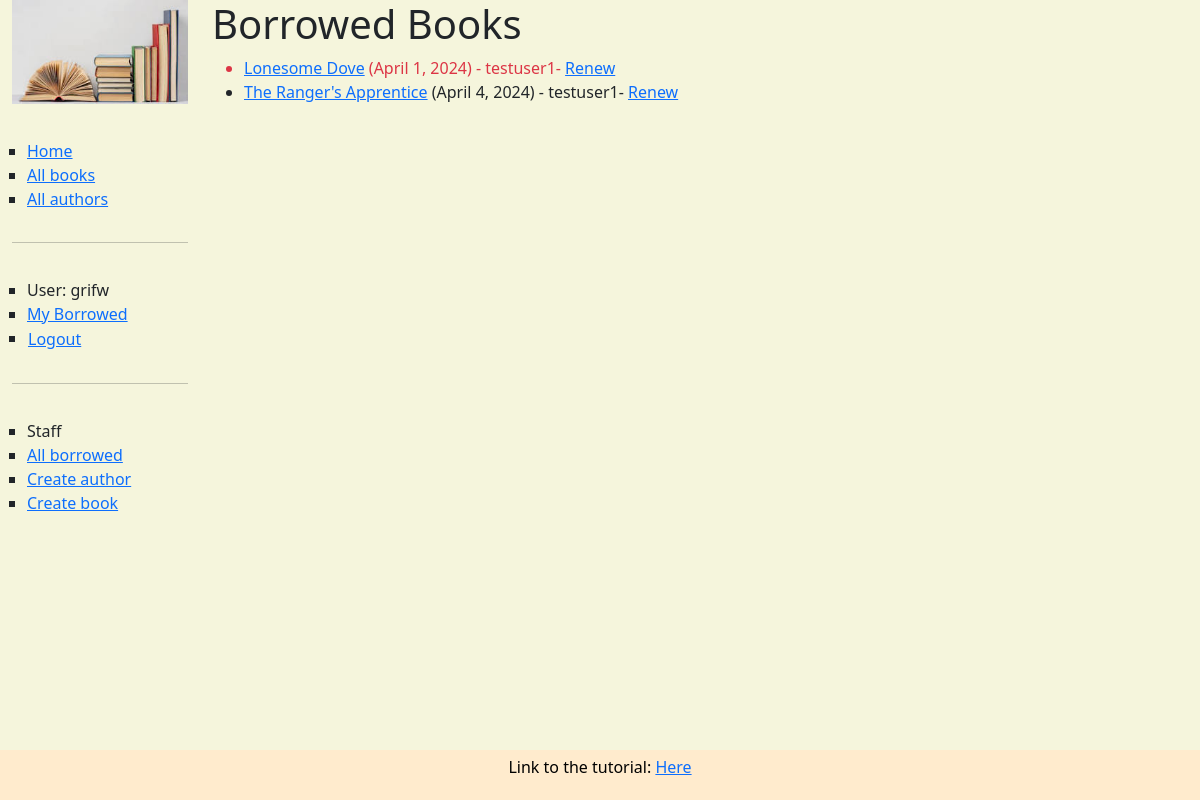
Page /catalog/borrowedbooks/ (signed in) on the earlier database version.
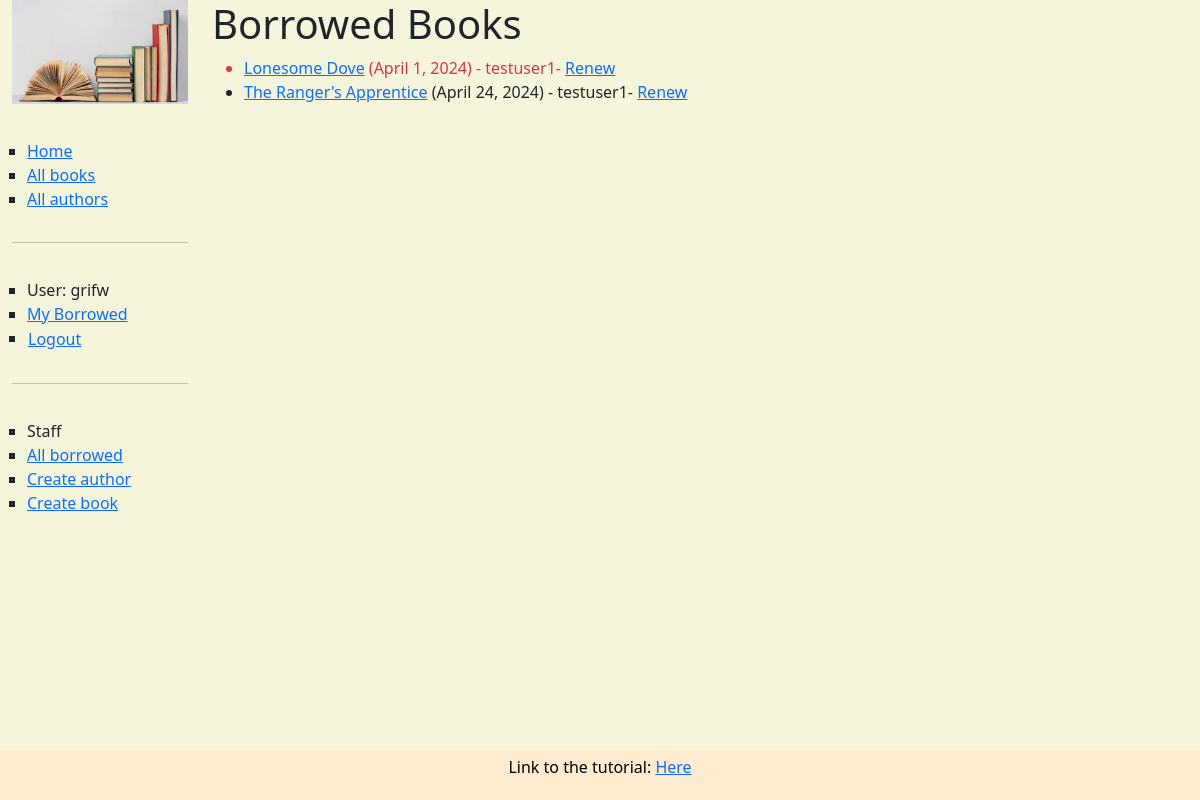
Same page on the later database version.
### catalog/models.py (models this page shows, shortened)
class BookInstance(models.Model):
    id = models.UUIDField(primary_key=True, default=uuid.uuid4,
                          help_text="Unique ID for this particular book across whole library")
    book = models.ForeignKey('Book', on_delete=models.RESTRICT, null=True)
    imprint = models.CharField(max_length=200)
    due_back = models.DateField(null=True, blank=True)
    borrower = models.ForeignKey(settings.AUTH_USER_MODEL, on_delete=models.SET_NULL, null=True, blank=True)
    LOAN_STATUS = (
        ('m', 'Maintenance'),
        ('o', 'On loan'),
        ('a', 'Available'),
        ('r', 'Reserved'),
    )
    status = models.CharField(
        max_length=1,
        choices=LOAN_STATUS,
        blank=True,
        default='m',
        help_text='Book availability',
    )
    class Meta:
        ordering = ['due_back']
        permissions = (("can_mark_returned", "Set book as returned"),)
    @property
    def is_overdue(self):
        return bool(self.due_back and date.today() > self.due_back)

class Book(models.Model):
    title = models.CharField(max_length=200)
    author = models.ForeignKey('Author', on_delete=models.RESTRICT, null=True)
    summary = models.TextField(
        max_length=1000, help_text="Enter a brief description of the book")
    isbn = models.CharField('ISBN', max_length=13,
                            unique=True,
                            help_text='13 Character <a href="https://www.isbn-international.org/content/what-isbn'
                                      '">ISBN number</a>')
    genre = models.ManyToManyField(
        Genre, help_text="Select a genre for this book")
    language = models.ForeignKey('Language', on_delete=models.SET_NULL, null = True)
    def display_genre(self):
        return ', '.join(genre.name for genre in self.genre.all()[:3])
    display_genre.short_description = 'Genre'

### catalog/views.py (the view)
# urls.py: path('borrowedbooks/', views.AllLoanedBooks.as_view(), name='all-borrowed'),
class AllLoanedBooks(PermissionRequiredMixin, generic.ListView):
    model = BookInstance
    permission_required = 'catalog.can_mark_returned'
    template_name = 'catalog/bookinstance_list_allborrowed.html'
    paginate_by = 10
    def get_queryset(self):
        return BookInstance.objects.filter(status__exact='o')

### catalog/templates/catalog/bookinstance_list_allborrowed.html
{% extends "base_generic.html" %}
{% block content %}
    <h1>Borrowed Books</h1>
    {% if bookinstance_list %}
    <ul>
      {% for bookinst in bookinstance_list %}
      <li class="{% if bookinst.is_overdue %}text-danger{% endif %}">
        <a href="{% url 'book-detail' bookinst.book.pk %}">{{ bookinst.book.title }}</a> ({{ bookinst.due_back }}) {% if user.is_staff %}- {{ bookinst.borrower }}{% if perms.catalog.can_mark_returned %}- <a href="{% url 'renew-book-librarian' bookinst.id %}">Renew</a>{% endif %}
        {% endif %}
      </li>
      {% endfor %}
    </ul>
    {% else %}
      <p>There are no books borrowed.</p>
    {% endif %}
{% endblock %}

Differences in the rows shown:
changed BookInstance "The Ranger's Apprentice": due_back "April 4, 2024" → "April 24, 2024"
